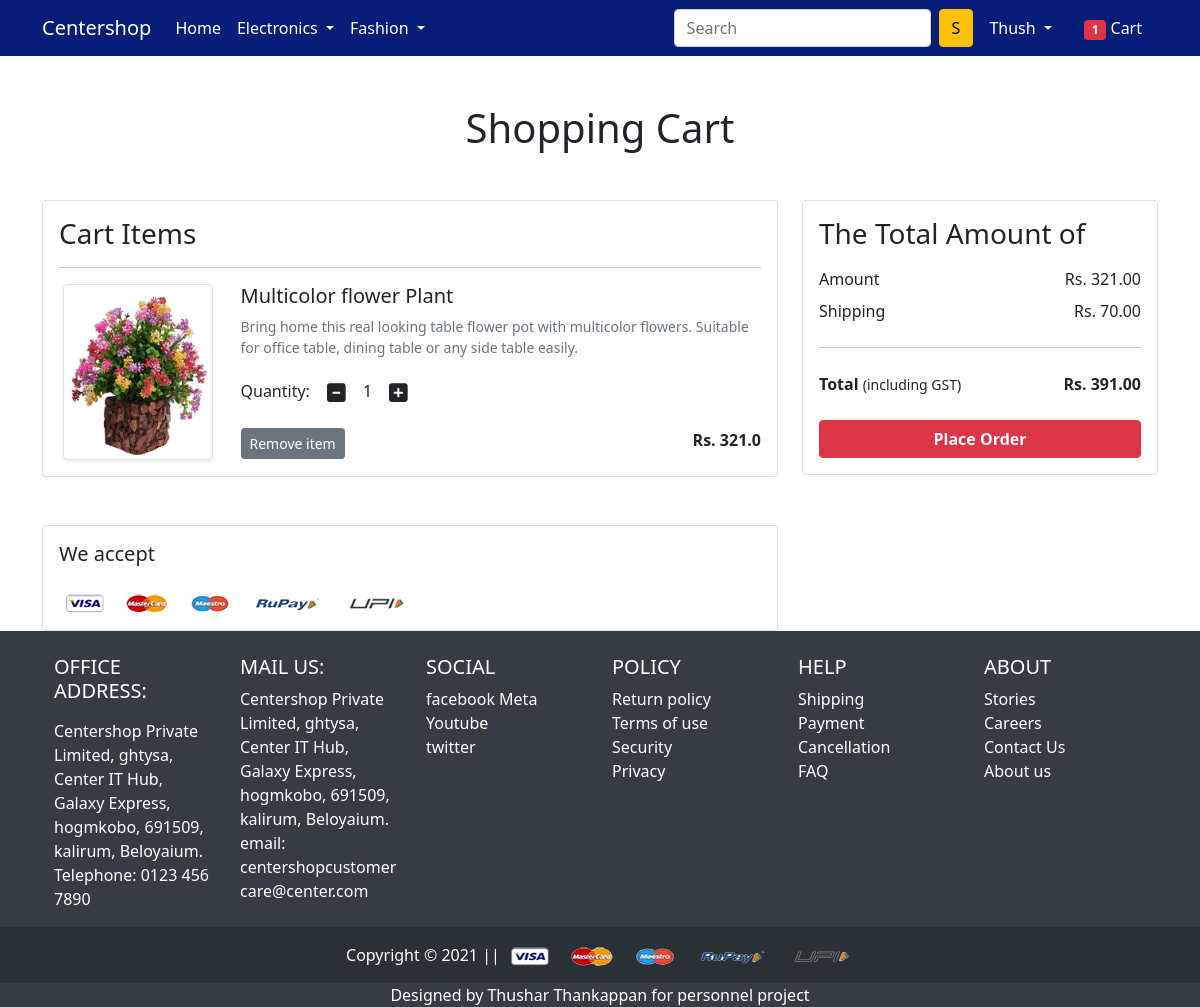
The app's page /cart/ (signed in) with its own data.
### app/models.py (models this page shows, shortened)
class Cart(models.Model):
 user = models.ForeignKey(User, on_delete=models.CASCADE)
 product = models.ForeignKey(Product, on_delete=models.CASCADE)
 quantity = models.PositiveIntegerField(default=1)
 def __str__(self):
  return str(self.id)

class Product(models.Model):
 title = models.CharField(max_length=100)
 selling_price = models.FloatField()
 discounted_price = models.FloatField()
 description = models.TextField()
 brand = models.CharField(max_length=100)
 category = models.CharField( choices=CATEGORY_CHOICES, max_length=2)
 product_image = models.ImageField(upload_to='productimg')

### app/views.py (the view)
# urls.py: path('cart/', views.show_cart, name='showcart'),
@login_required
def show_cart(request):
	totalitem = 0
	if request.user.is_authenticated:
		totalitem = len(Cart.objects.filter(user=request.user))
		user = request.user
		cart = Cart.objects.filter(user=user)
		amount = 0.0
		shipping_amount = 70.0
		totalamount=0.0
		cart_product = [p for p in Cart.objects.all() if p.user == request.user]
		print(cart_product)
		if cart_product:
			for p in cart_product:
				tempamount = (p.quantity * p.product.discounted_price)
				amount += tempamount
			totalamount = amount+shipping_amount
			return render(request, 'app/addtocart.html', {'carts':cart, 'amount':amount, 'totalamount':totalamount, 'totalitem':totalitem})
		else:
			return render(request, 'app/emptycart.html', {'totalitem':totalitem})
	else:
		return render(request, 'app/emptycart.html', {'totalitem':totalitem})

### app/templates/app/addtocart.html (shortened to what this page needs)
{% extends 'app/base.html' %}
{% load static %}
{% block main-content %}
<div class="container my-5">
 <div class="row">
  <h1 class="text-center mb-5">Shopping Cart</h1>
  <div class="col-sm-8">
  <div class="card">
   <div class="card-body">
    <h3>Cart Items</h3>
    {% for cart in carts %}
    <hr>
    <div class="row">
     <div class="col-sm-3 text-center align-self-center"><img src="{{cart.product.product_image.url}}" alt="" srcset="" class="img-fluid img-thumbnail shadow-sm" height="150" width="150"> </div>
     <div class="col-sm-9">
      <div>
       <h5>{{cart.product.title}}</h5>
       <p class="mb-2 text-muted small">{{cart.product.description}}</p>
       <div class="my-3">
        <label for="quantity">Quantity:</label>
        <a class="minus-cart btn" pid="{{cart.product.id}}"><i class="fas fa-minus-square fa-lg"></i></a>
          <span id="quantity">{{cart.quantity}}</span>
        <a class="plus-cart btn" pid="{{cart.product.id}}"><i class="fas fa-plus-square fa-lg"></i></a>
       </div>
       <div class="d-flex justify-content-between">
        <a class="btn btn-sm btn-secondary mr-3 remove-cart" pid={{cart.product.id}}>Remove item </a>
        <p class="mb-0"><span><strong>Rs. {{cart.product.discounted_price}}</strong></span></p>
       </div>
      </div>
     </div>
    </div>
    {% endfor %}
   </div>
   </div>
  </div>
  <div class="col-sm-4">
   <div class="card">
    <div class="card-body">
      <h3>The Total Amount of</h3>
      <ul class="list-group">
       <li class="list-group-item d-flex justify-content-between align-items-center border-0 px-0 pb-0">Amount<span>Rs. <span id="amount">{{amount|floatformat:2}}</span> </span></li>
       <li class="list-group-item d-flex justify-content-between align-items-center border-0 px-0">Shipping<span>Rs. 70.00</span></li>
       <hr>
       <li class="list-group-item d-flex justify-content-between align-items-center border-0 px-0 mb-3">
        <div>
           <strong>Total</strong> <small>(including GST)</small>
         </div>
         <span><strong>Rs. </strong><strong id="totalamount"> {{totalamount|floatformat:2}}</strong></span>
       </li>
      </ul>
      <div class="d-grid"><a href="{% url 'checkout' %}" class="btn btn-danger fw-bold">Place Order</a></div>
    </div>
   </div>
  </div>
 </div>
</div>
<div class="container">
 <div class="row">
  <div class="col-sm-8">
   <div class="card">
    <div class="card-body">
      <h5 class="mb-4">We accept</h5>
      <img src="{% static 'app/images/payment.png' %}" alt="" class="img-fluid">
    </div>
  </div>
  </div>
 </div>
</div>
{% endblock main-content %}

### app/templates/app/base.html (shortened to what this page needs)
<!doctype html>
{% load static %}
<html lang="en">
  <head>
    <link href="https://cdn.jsdelivr.net/npm/bootstrap@5.0.0-beta1/dist/css/bootstrap.min.css" rel="stylesheet">
    <link rel="stylesheet" href="{% static 'app/css/owl.carousel.min.css' %}">
    <link rel="stylesheet" href="{% static 'app/css/all.min.css' %}">
    <link rel="stylesheet" href="{% static 'app/css/style.css' %}">
  </head>
  <body>
    <nav class="navbar navbar-fixed-top navbar-expand-lg navbar-dark" style="background-color: #081d78">
     <div class="container">
       <a class="navbar-brand" href="/">Centershop</a>
       <div class="collapse navbar-collapse" id="navbarSupportedContent">
         <ul class="navbar-nav me-auto mb-2 mb-lg-0">
           <li class="nav-item">
             <a class="nav-link active" aria-current="page" href="/">Home</a>
           </li>
           <li class="nav-item dropdown">
             <a class="nav-link dropdown-toggle text-white" href="#" id="electronicsDropdown" role="button" data-bs-toggle="dropdown" aria-expanded="false">
               Electronics
             </a>
           </li>
           <li class="nav-item dropdown">
             <a class="nav-link dropdown-toggle text-white" href="#" id="fashionDropdown" role="button" data-bs-toggle="dropdown" aria-expanded="false">
               Fashion
             </a>
           </li>
         </ul>
         <form class="d-flex">
           <input class="form-control me-2" type="search" placeholder="Search" aria-label="Search">
           <button class="btn btn-warning" type="submit">S</button>
         </form>
         <div>
          <ul class="navbar-nav me-auto mb-2 mb-lg-0">
          {% if request.user.is_authenticated %}
           <li class="nav-item dropdown mx-2">
              <a class="nav-link dropdown-toggle text-white" href="#" id="profileDropdown" role="button" data-bs-toggle="dropdown" aria-expanded="false">
                {{request.user.username|capfirst}}
              </a>
            </li>
            <li class="nav-item mx-2">
              <a href="{% url 'showcart' %}" class="nav-link text-white"><span class="badge bg-danger">{{totalitem}}</span> Cart </a>
            </li>
            {% endif %}
          </ul>
         </div>
       </div>
     </div>
    </nav>
    {% block main-content %}{% endblock main-content %}
      <footer
              class="text-center text-lg-start text-white"
              style="background-color: #363b44;"
                 >
        <div class="container p-4 pb-0">
          <section class="">
            <div class="row">
              <div class="col-lg-2 col-md-6 mb-4 mb-md-0">
                <h5 class="text-uppercase">Office Address:</h5>
                <p>
                  <p>Centershop Private Limited,
                    ghtysa, Center IT Hub,
                    Galaxy Express,
                    hogmkobo, 691509,
                    kalirum, Beloyaium.
                    Telephone: 0123 456 7890</p>
                </p>
              </div>
              <div class="col-lg-2 col-md-6 mb-4 mb-md-0">
                <h5 class="text-uppercase">Mail us:</h5>
                <p>
                  Centershop Private Limited,
                    ghtysa, Center IT Hub,
                    Galaxy Express,
                    hogmkobo, 691509,
                    kalirum, Beloyaium.
                    email: centershopcustomer<br>care@center.com
                </p>
              </div>
              <div class="col-lg-2 col-md-6 mb-4 mb-md-0">
                <h5 class="text-uppercase">Social</h5>
                <ul class="list-unstyled mb-0">
                  <li>
                    <a href="#!" class="text-white" style="text-decoration: none;">facebook Meta</a>
                  </li>
                  <li>
                    <a href="#!" class="text-white" style="text-decoration: none;">Youtube</a>
                  </li>
                  <li>
                    <a href="#!" class="text-white" style="text-decoration: none;"></a>twitter</a>
                  </li>
                </ul>
              </div>
              <div class="col-lg-2 col-md-6 mb-4 mb-md-0">
                <h5 class="text-uppercase">Policy</h5>
                <ul class="list-unstyled mb-0">
                  <li>
                    <a href="#!" class="text-white" style="text-decoration: none;">Return policy</a>
                  </li>
                  <li>
                    <a href="#!" class="text-white" style="text-decoration: none;">Terms of use </a>
                  </li>
                  <li>
                    <a href="#!" class="text-white" style="text-decoration: none;">Security</a>
                  </li>
                  <li>
                    <a href="#!" class="text-white" style="text-decoration: none;">Privacy</a>
                  </li>
                </ul>
              </div>
              <div class="col-lg-2 col-md-6 mb-4 mb-md-0">
                <h5 class="text-uppercase">Help</h5>
                <ul class="list-unstyled mb-0">
                  <li>
                    <a href="#!" class="text-white" style="text-decoration: none;">Shipping</a>
                  </li>
                  <li>
                    <a href="#!" class="text-white" style="text-decoration: none;">Payment</a>
                  </li>
                  <li>
                    <a href="#!" class="text-white" style="text-decoration: none;">Cancellation</a>
                  </li>
                  <li>
                    <a href="#!" class="text-white" style="text-decoration: none;">FAQ</a>
                  </li>
                </ul>
              </div>
              <div class="col-lg-2 col-md-6 mb-4 mb-md-0">
                <h5 class="text-uppercase">About</h5>
                <ul class="list-unstyled mb-0">
                  <li>
                    <a href="#!" class="text-white" style="text-decoration: none;">Stories</a>
                  </li>
                  <li>
                    <a href="#!" class="text-white" style="text-decoration: none;">Careers</a>
                  </li>
                  <li>
                    <a href="#!" class="text-white" style="text-decoration: none;">Contact Us</a>
                  </li>
                  <li>
                    <a href="#!" class="text-white" style="text-decoration: none;">About us</a>
                  </li>
                </ul>
              </div>
            </div>
          </section>
        </div>
        <div
             class="text-center p-3"
             style="background-color: rgba(0, 0, 0, 0.2)"
             >
          Copyright © 2021 ||
          <a class="text-white" href="">
            <img src="{% static 'app/images/payment.png' %}" alt="" srcset="" class="img-fluid" height="2px">
          </a>
        </div>
       <div class="text-center">Designed by Thushar Thankappan for personnel project</div>
      </footer>
  </body>
</html>

### records on screen
Cart: product.product_image (picture), product "Multicolor flower Plant", product.description "Bring home this real looking table flower pot with multicolor flowers. Suitable for office table, dining table or any side table easily.", quantity "1", product.discounted_price "321.0"

### other values on screen
{{ request.user.username|capfirst }} "Thush"
{{ totalitem }} "1"
{{ amount|floatformat:2 }} "321.00"
{{ totalamount|floatformat:2 }} "391.00"
